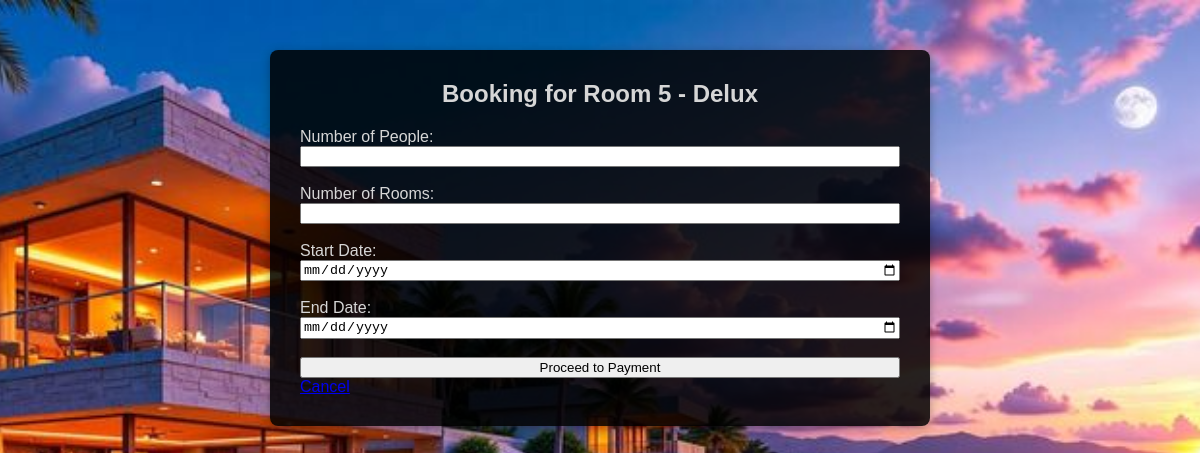
The app's page /book/5 (signed in), older data.
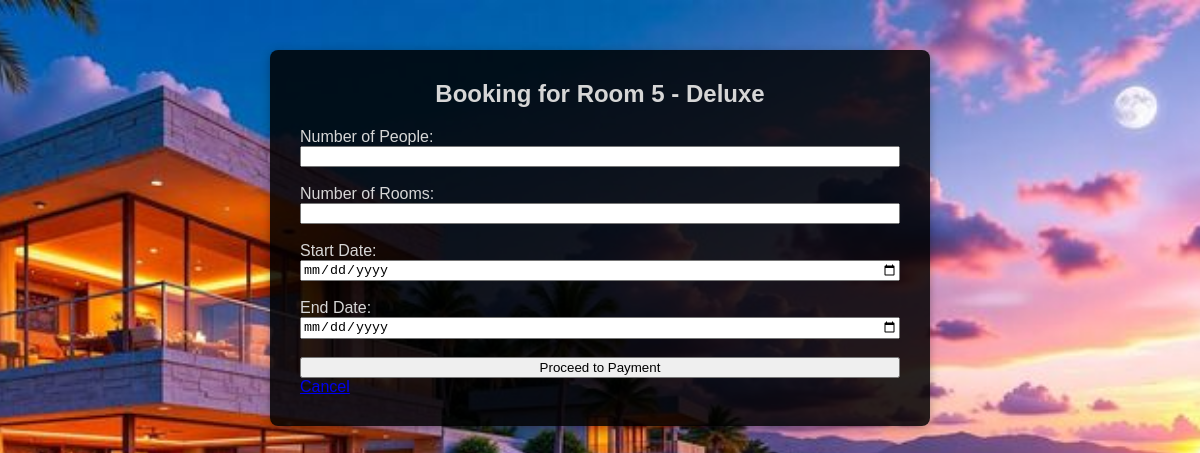
The same page, newer data.
### tables this page shows
CREATE TABLE rooms (
        id INTEGER PRIMARY KEY,
        type TEXT,
        status TEXT);

### app.py (the view, shortened to what this page needs)
@app.route('/book/<int:room_id>', methods=['GET', 'POST'])
def book_page(room_id):
    if 'user_id' not in session:
        return redirect(url_for('login'))
    con = sqlite3.connect('hotel.db')
    cur = con.cursor()
    cur.execute("SELECT * FROM rooms WHERE id=?", (room_id,))
    room = cur.fetchone()
    con.close()
    return render_template('book.html', room=room)

### templates/book.html (shortened to what this page needs)
<!DOCTYPE html>
<html>
<head>
    <link rel="stylesheet" href="{{ url_for('static', filename='style.css') }}">
</head>
<body>
<div class="container">
    <h2 style="color: #d6d6d6;">Booking for Room {{ room[0] }} - {{ room[1] }}</h2>
    <form method="POST">
        <label style="color: #d6d6d6;">Number of People:</label>
        <input type="number" name="people" required><br>
        <label style="color: #d6d6d6;">Number of Rooms:</label>
        <input type="number" name="num_rooms" required><br>
        <label style="color: #d6d6d6;">Start Date:</label>
        <input type="date" name="start_date" required><br>
        <label style="color: #d6d6d6;">End Date:</label>
        <input type="date" name="end_date" required><br>
        <button type="submit">Proceed to Payment</button>
    </form>
    <a href="/dashboard">Cancel</a>
</div>
</body>
</html>

Row changes from the older to the newer data that the page shows:
changed rooms id 5: type "Delux" → "Deluxe"
